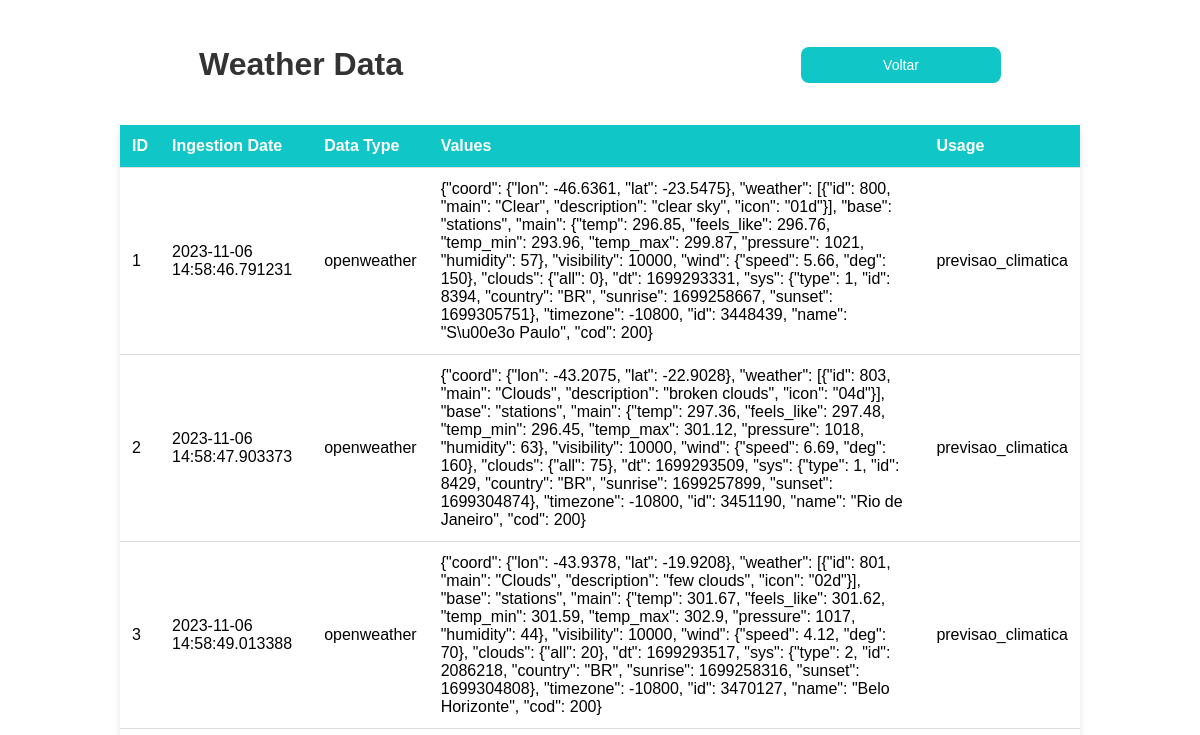
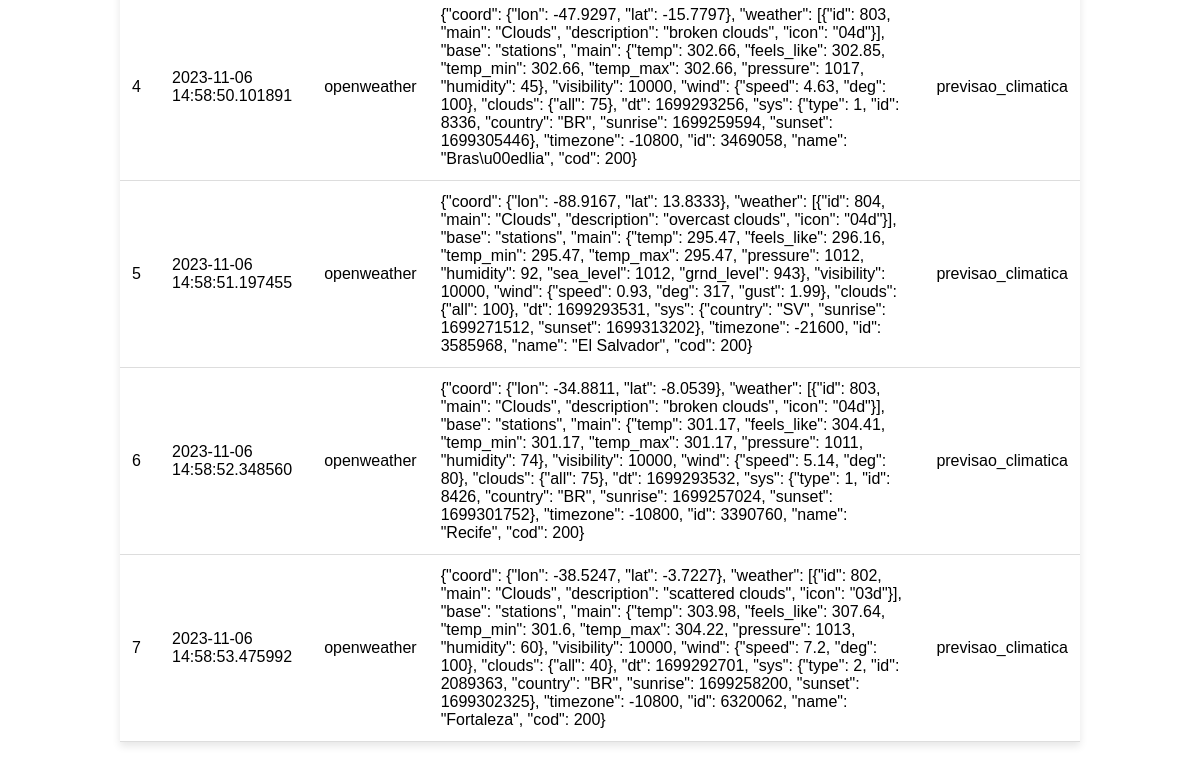
Before: /weather_data with the older database file (2 pictures, top to bottom).
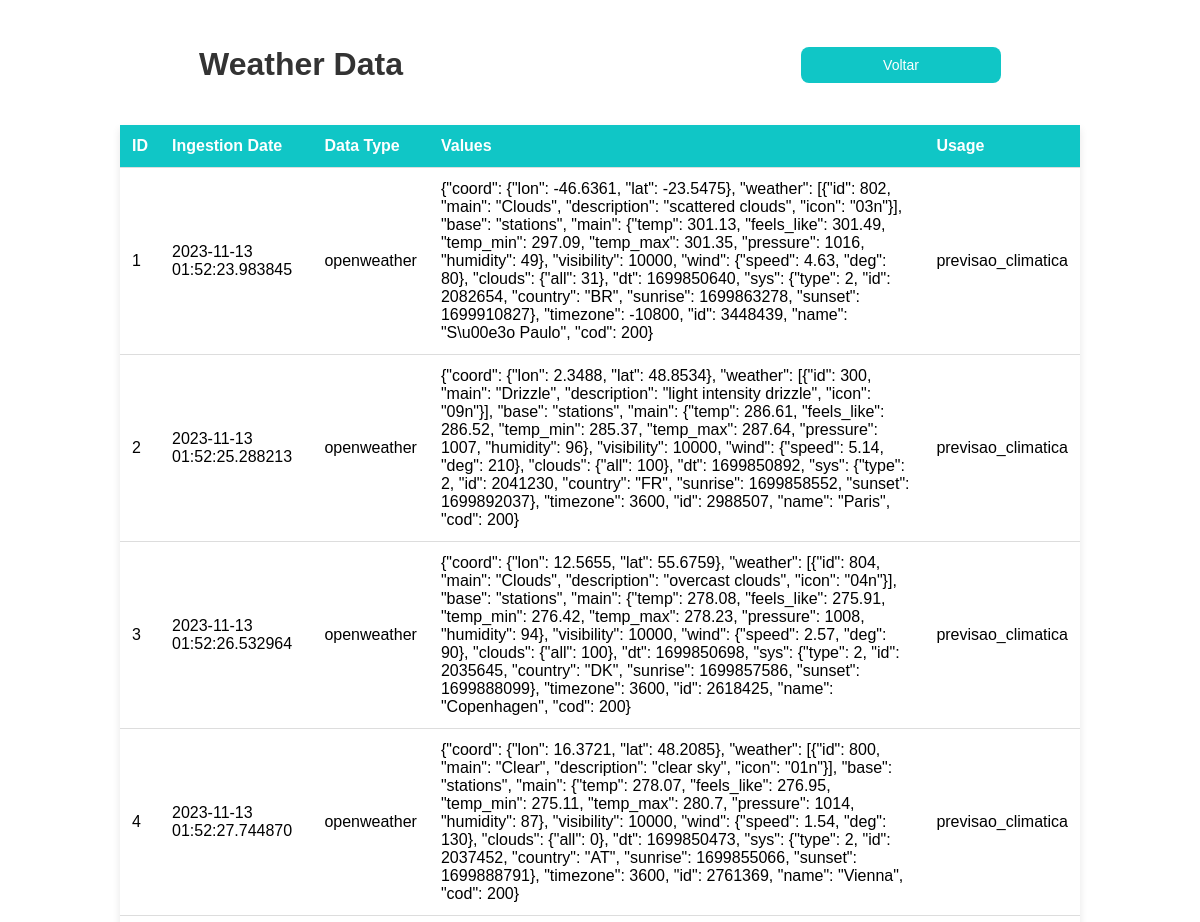
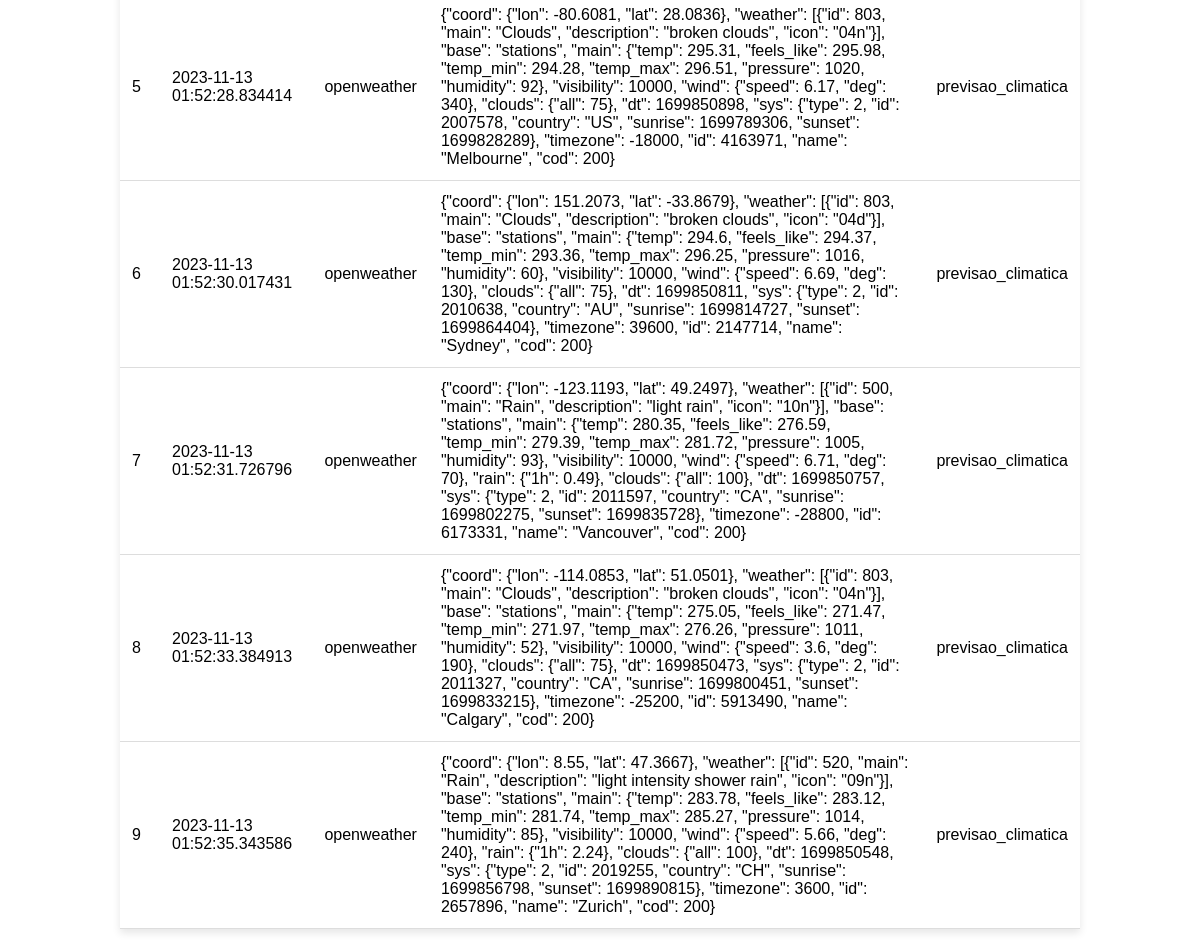
After: the same page with the newer database file (2 pictures, top to bottom).
### api.py (models this page shows)
class WeatherData(db.Model):
    id = db.Column(db.Integer, primary_key=True)
    ingestion_date = db.Column(db.DateTime, default=get_brasil_datetime)
    data_type = db.Column(db.String(50))
    values = db.Column(db.String(100))
    usage = db.Column(db.String(100))

### api.py (the view)
@app.route('/weather_data', methods=['GET'])
def display_weather_data():
    weather_data = WeatherData.query.all()
    return render_template('weather_table.html', weather_data=weather_data)

### templates/weather_table.html (shortened to what this page needs)
<!DOCTYPE html>
<html>
<head>
</head>
<body>
    <div class="alinhamento">
        <h1>Weather Data</h1>
        <button id="voltarInicio" class="text-button">Voltar</button>
    </div>
    <table>
        <tr>
            <th>ID</th>
            <th>Ingestion Date</th>
            <th>Data Type</th>
            <th>Values</th>
            <th>Usage</th>
        </tr>
        {% for entry in weather_data %}
        <tr>
            <td>{{ entry.id }}</td>
            <td>{{ entry.ingestion_date }}</td>
            <td>{{ entry.data_type }}</td>
            <td>{{ entry.values }}</td>
            <td>{{ entry.usage }}</td>
        </tr>
        {% endfor %}
    </table>
</body>
</html>

### templates/weather_table.html (style rules this page uses)
body { font-family: "Poppins-Medium", Helvetica; background-color: #ffffff; text-align: center; margin: 0; }
h1 { color: #333; }
table { width: 80%; margin: 20px auto; border-collapse: collapse; background-color: #fff; box-shadow: 0 4px 8px rgba(0, 0, 0, 0.1); }
th, td { padding: 12px; text-align: left; border-bottom: 1px solid #ddd; }
th { background-color: #10c6c6; color: white; }
.text-button { color: #ffffff; font-size: 14px; background-color: #10c6c6; border-radius: 8px; cursor: pointer; width: 200px; border: none; padding: 10px; }
.alinhamento { display: flex; align-items: center; justify-content:space-around; margin-top: 25px; }

Changed rows visible on the page:
changed WeatherData id 1: ingestion_date "2023-11-06 14:58:46.791231" → "2023-11-13 01:52:23.983845"; values "…\"lat\": -23.5475}, \"weather\": [{\"id\": 800, \"main\": \"Clear\", \"description\": \"clear sky\", \"icon\": \"01d\"}], \"base\": \"stations\", \"main\": {\"temp\": 296.85, \"feels_like\": 296.76, \"temp_min\": 293.96, \"temp_max\": 299.87, \"pressure\": 1021, \"humidity\": 57}, \"visibility\": 10000, \"wind\": {\"speed\": 5.66, \"deg\": 150}, \"clouds\": {\"all\": 0}, \"dt\": 1699293331, \"sys\": {\"type\": 1, \"id\": 8394, \"country\": \"BR\", \"sunrise\": 1699258667, \"sunset\": 1699305751}, \"timezone\": -10800, \"id\": 3448439,…" → "…\"lat\": -23.5475}, \"weather\": [{\"id\": 802, \"main\": \"Clouds\", \"description\": \"scattered clouds\", \"icon\": \"03n\"}], \"base\": \"stations\", \"main\": {\"temp\": 301.13, \"feels_like\": 301.49, \"temp_min\": 297.09, \"temp_max\": 301.35, \"pressure\": 1016, \"humidity\": 49}, \"visibility\": 10000, \"wind\": {\"speed\": 4.63, \"deg\": 80}, \"clouds\": {\"all\": 31}, \"dt\": 1699850640, \"sys\": {\"type\": 2, \"id\": 2082654, \"country\": \"BR\", \"sunrise\": 1699863278, \"sunset\": 1699910827}, \"timezone\": -10800, \"id\": 3448439,…"
changed WeatherData id 2: ingestion_date "2023-11-06 14:58:47.903373" → "2023-11-13 01:52:25.288213"; values "{\"coord\": {\"lon\": -43.2075, \"lat\": -22.9028}, \"weather\": [{\"id\": 803, \"main\": \"Clouds\", \"description\": \"broken clouds\", \"icon\": \"04d\"}], \"base\": \"stations\", \"main\": {\"temp\": 297.36, \"feels_like\": 297.48, \"temp_min\": 296.45, \"temp_max\": 301.12, \"pressure\": 1018, \"humidity\": 63}, \"visibility\": 10000, \"wind\": {\"speed\": 6.69, \"deg\": 160}, \"clouds\": {\"all\": 75}, \"dt\": 1699293509, \"sys\": {\"type\": 1, \"id\": 8429, \"country\": \"BR\", \"sunrise\": 1699257899, \"sunset\": 1699304874}, \"timezone\": -10800, \"id\": 3451190, \"name\": \"Rio de Janeiro\", \"cod\": 200}" → "{\"coord\": {\"lon\": 2.3488, \"lat\": 48.8534}, \"weather\": [{\"id\": 300, \"main\": \"Drizzle\", \"description\": \"light intensity drizzle\", \"icon\": \"09n\"}], \"base\": \"stations\", \"main\": {\"temp\": 286.61, \"feels_like\": 286.52, \"temp_min\": 285.37, \"temp_max\": 287.64, \"pressure\": 1007, \"humidity\": 96}, \"visibility\": 10000, \"wind\": {\"speed\": 5.14, \"deg\": 210}, \"clouds\": {\"all\": 100}, \"dt\": 1699850892, \"sys\": {\"type\": 2, \"id\": 2041230, \"country\": \"FR\", \"sunrise\": 1699858552, \"sunset\": 1699892037}, \"timezone\": 3600, \"id\": 2988507, \"name\": \"Paris\", \"cod\": 200}"
changed WeatherData id 3: ingestion_date "2023-11-06 14:58:49.013388" → "2023-11-13 01:52:26.532964"; values "{\"coord\": {\"lon\": -43.9378, \"lat\": -19.9208}, \"weather\": [{\"id\": 801, \"main\": \"Clouds\", \"description\": \"few clouds\", \"icon\": \"02d\"}], \"base\": \"stations\", \"main\": {\"temp\": 301.67, \"feels_like\": 301.62, \"temp_min\": 301.59, \"temp_max\": 302.9, \"pressure\": 1017, \"humidity\": 44}, \"visibility\": 10000, \"wind\": {\"speed\": 4.12, \"deg\": 70}, \"clouds\": {\"all\": 20}, \"dt\": 1699293517, \"sys\": {\"type\": 2, \"id\": 2086218, \"country\": \"BR\", \"sunrise\": 1699258316, \"sunset\": 1699304808}, \"timezone\": -10800, \"id\": 3470127, \"name\": \"Belo Horizonte\", \"cod\": 200}" → "{\"coord\": {\"lon\": 12.5655, \"lat\": 55.6759}, \"weather\": [{\"id\": 804, \"main\": \"Clouds\", \"description\": \"overcast clouds\", \"icon\": \"04n\"}], \"base\": \"stations\", \"main\": {\"temp\": 278.08, \"feels_like\": 275.91, \"temp_min\": 276.42, \"temp_max\": 278.23, \"pressure\": 1008, \"humidity\": 94}, \"visibility\": 10000, \"wind\": {\"speed\": 2.57, \"deg\": 90}, \"clouds\": {\"all\": 100}, \"dt\": 1699850698, \"sys\": {\"type\": 2, \"id\": 2035645, \"country\": \"DK\", \"sunrise\": 1699857586, \"sunset\": 1699888099}, \"timezone\": 3600, \"id\": 2618425, \"name\": \"Copenhagen\", \"cod\": 200}"
changed WeatherData id 4: ingestion_date "2023-11-06 14:58:50.101891" → "2023-11-13 01:52:27.744870"; values "{\"coord\": {\"lon\": -47.9297, \"lat\": -15.7797}, \"weather\": [{\"id\": 803, \"main\": \"Clouds\", \"description\": \"broken clouds\", \"icon\": \"04d\"}], \"base\": \"stations\", \"main\": {\"temp\": 302.66, \"feels_like\": 302.85, \"temp_min\": 302.66, \"temp_max\": 302.66, \"pressure\": 1017, \"humidity\": 45}, \"visibility\": 10000, \"wind\": {\"speed\": 4.63, \"deg\": 100}, \"clouds\": {\"all\": 75}, \"dt\": 1699293256, \"sys\": {\"type\": 1, \"id\": 8336, \"country\": \"BR\", \"sunrise\": 1699259594, \"sunset\": 1699305446}, \"timezone\": -10800, \"id\": 3469058, \"name\": \"Bras\\u00edlia\", \"cod\": 200}" → "{\"coord\": {\"lon\": 16.3721, \"lat\": 48.2085}, \"weather\": [{\"id\": 800, \"main\": \"Clear\", \"description\": \"clear sky\", \"icon\": \"01n\"}], \"base\": \"stations\", \"main\": {\"temp\": 278.07, \"feels_like\": 276.95, \"temp_min\": 275.11, \"temp_max\": 280.7, \"pressure\": 1014, \"humidity\": 87}, \"visibility\": 10000, \"wind\": {\"speed\": 1.54, \"deg\": 130}, \"clouds\": {\"all\": 0}, \"dt\": 1699850473, \"sys\": {\"type\": 2, \"id\": 2037452, \"country\": \"AT\", \"sunrise\": 1699855066, \"sunset\": 1699888791}, \"timezone\": 3600, \"id\": 2761369, \"name\": \"Vienna\", \"cod\": 200}"
changed WeatherData id 5: ingestion_date "2023-11-06 14:58:51.197455" → "2023-11-13 01:52:28.834414"; values "{\"coord\": {\"lon\": -88.9167, \"lat\": 13.8333}, \"weather\": [{\"id\": 804, \"main\": \"Clouds\", \"description\": \"overcast clouds\", \"icon\": \"04d\"}], \"base\": \"stations\", \"main\": {\"temp\": 295.47, \"feels_like\": 296.16, \"temp_min\": 295.47, \"temp_max\": 295.47, \"pressure\": 1012, \"humidity\": 92, \"sea_level\": 1012, \"grnd_level\": 943}, \"visibility\": 10000, \"wind\": {\"speed\": 0.93, \"deg\": 317, \"gust\": 1.99}, \"clouds\": {\"all\": 100}, \"dt\": 1699293531, \"sys\": {\"country\": \"SV\", \"sunrise\": 1699271512, \"sunset\": 1699313202}, \"timezone\": -21600, \"id\": 3585968, \"name\": \"El Salvador\", \"cod\": 200}" → "{\"coord\": {\"lon\": -80.6081, \"lat\": 28.0836}, \"weather\": [{\"id\": 803, \"main\": \"Clouds\", \"description\": \"broken clouds\", \"icon\": \"04n\"}], \"base\": \"stations\", \"main\": {\"temp\": 295.31, \"feels_like\": 295.98, \"temp_min\": 294.28, \"temp_max\": 296.51, \"pressure\": 1020, \"humidity\": 92}, \"visibility\": 10000, \"wind\": {\"speed\": 6.17, \"deg\": 340}, \"clouds\": {\"all\": 75}, \"dt\": 1699850898, \"sys\": {\"type\": 2, \"id\": 2007578, \"country\": \"US\", \"sunrise\": 1699789306, \"sunset\": 1699828289}, \"timezone\": -18000, \"id\": 4163971, \"name\": \"Melbourne\", \"cod\": 200}"
changed WeatherData id 6: ingestion_date "2023-11-06 14:58:52.348560" → "2023-11-13 01:52:30.017431"; values "{\"coord\": {\"lon\": -34.8811, \"lat\": -8.0539}, \"weather\": [{\"id\": 803, \"main\": \"Clouds\", \"description\": \"broken clouds\", \"icon\": \"04d\"}], \"base\": \"stations\", \"main\": {\"temp\": 301.17, \"feels_like\": 304.41, \"temp_min\": 301.17, \"temp_max\": 301.17, \"pressure\": 1011, \"humidity\": 74}, \"visibility\": 10000, \"wind\": {\"speed\": 5.14, \"deg\": 80}, \"clouds\": {\"all\": 75}, \"dt\": 1699293532, \"sys\": {\"type\": 1, \"id\": 8426, \"country\": \"BR\", \"sunrise\": 1699257024, \"sunset\": 1699301752}, \"timezone\": -10800, \"id\": 3390760, \"name\": \"Recife\", \"cod\": 200}" → "{\"coord\": {\"lon\": 151.2073, \"lat\": -33.8679}, \"weather\": [{\"id\": 803, \"main\": \"Clouds\", \"description\": \"broken clouds\", \"icon\": \"04d\"}], \"base\": \"stations\", \"main\": {\"temp\": 294.6, \"feels_like\": 294.37, \"temp_min\": 293.36, \"temp_max\": 296.25, \"pressure\": 1016, \"humidity\": 60}, \"visibility\": 10000, \"wind\": {\"speed\": 6.69, \"deg\": 130}, \"clouds\": {\"all\": 75}, \"dt\": 1699850811, \"sys\": {\"type\": 2, \"id\": 2010638, \"country\": \"AU\", \"sunrise\": 1699814727, \"sunset\": 1699864404}, \"timezone\": 39600, \"id\": 2147714, \"name\": \"Sydney\", \"cod\": 200}"
changed WeatherData id 7: ingestion_date "2023-11-06 14:58:53.475992" → "2023-11-13 01:52:31.726796"; values "{\"coord\": {\"lon\": -38.5247, \"lat\": -3.7227}, \"weather\": [{\"id\": 802, \"main\": \"Clouds\", \"description\": \"scattered clouds\", \"icon\": \"03d\"}], \"base\": \"stations\", \"main\": {\"temp\": 303.98, \"feels_like\": 307.64, \"temp_min\": 301.6, \"temp_max\": 304.22, \"pressure\": 1013, \"humidity\": 60}, \"visibility\": 10000, \"wind\": {\"speed\": 7.2, \"deg\": 100}, \"clouds\": {\"all\": 40}, \"dt\": 1699292701, \"sys\": {\"type\": 2, \"id\": 2089363, \"country\": \"BR\", \"sunrise\": 1699258200, \"sunset\": 1699302325}, \"timezone\": -10800, \"id\": 6320062, \"name\": \"Fortaleza\", \"cod\": 200}" → "{\"coord\": {\"lon\": -123.1193, \"lat\": 49.2497}, \"weather\": [{\"id\": 500, \"main\": \"Rain\", \"description\": \"light rain\", \"icon\": \"10n\"}], \"base\": \"stations\", \"main\": {\"temp\": 280.35, \"feels_like\": 276.59, \"temp_min\": 279.39, \"temp_max\": 281.72, \"pressure\": 1005, \"humidity\": 93}, \"visibility\": 10000, \"wind\": {\"speed\": 6.71, \"deg\": 70}, \"rain\": {\"1h\": 0.49}, \"clouds\": {\"all\": 100}, \"dt\": 1699850757, \"sys\": {\"type\": 2, \"id\": 2011597, \"country\": \"CA\", \"sunrise\": 1699802275, \"sunset\": 1699835728}, \"timezone\": -28800, \"id\": 6173331, \"name\": \"Vancouver\", \"cod\": 200}"
added WeatherData: id "8", ingestion_date "2023-11-13 01:52:33.384913", data_type "openweather", values "{\"coord\": {\"lon\": -114.0853, \"lat\": 51.0501}, \"weather\": [{\"id\": 803, \"main\": \"Clouds\", \"description\": \"broken clouds\", \"icon\": \"04n\"}], \"base\": \"stations\", \"main\": {\"temp\": 275.05, \"feels_like\": 271.47, \"temp_min\": 271.97, \"temp_max\": 276.26, \"pressure\": 1011, \"humidity\": 52}, \"visibility\": 10000, \"wind\": {\"speed\": 3.6, \"deg\": 190}, \"clouds\": {\"all\": 75}, \"dt\": 1699850473, \"sys\": {\"type\": 2, \"id\": 2011327, \"country\": \"CA\", \"sunrise\": 1699800451, \"sunset\": 1699833215}, \"timezone\": -25200, \"id\": 5913490, \"name\": \"Calgary\", \"cod\": 200}", usage "previsao_climatica"
added WeatherData: id "9", ingestion_date "2023-11-13 01:52:35.343586", data_type "openweather", values "{\"coord\": {\"lon\": 8.55, \"lat\": 47.3667}, \"weather\": [{\"id\": 520, \"main\": \"Rain\", \"description\": \"light intensity shower rain\", \"icon\": \"09n\"}], \"base\": \"stations\", \"main\": {\"temp\": 283.78, \"feels_like\": 283.12, \"temp_min\": 281.74, \"temp_max\": 285.27, \"pressure\": 1014, \"humidity\": 85}, \"visibility\": 10000, \"wind\": {\"speed\": 5.66, \"deg\": 240}, \"rain\": {\"1h\": 2.24}, \"clouds\": {\"all\": 100}, \"dt\": 1699850548, \"sys\": {\"type\": 2, \"id\": 2019255, \"country\": \"CH\", \"sunrise\": 1699856798, \"sunset\": 1699890815}, \"timezone\": 3600, \"id\": 2657896, \"name\": \"Zurich\", \"cod\": 200}", usage "previsao_climatica"
